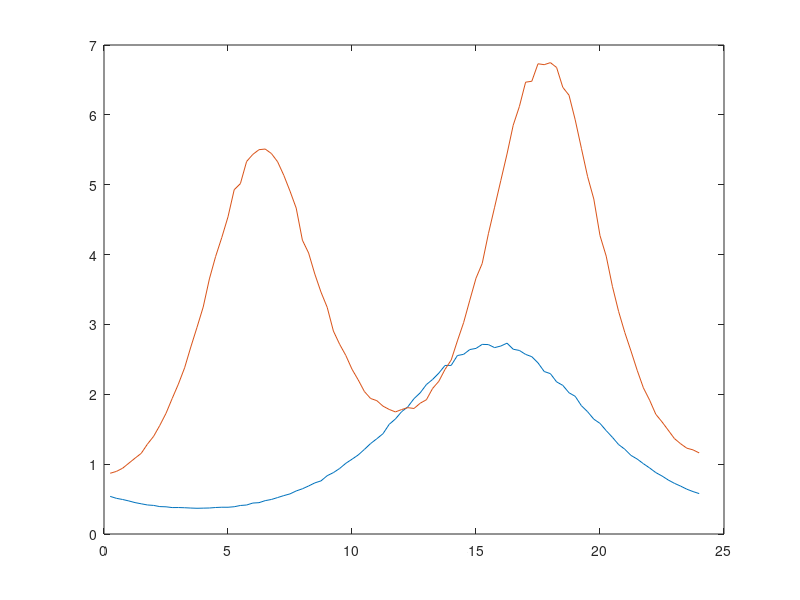

MATLAB code for this plot: (Note: this script raises an error after producing the figure.)
%% storage data
randn('seed', 1);
T = 96; % 15 minute intervals in a 24 hour period
t = (1:T)';
p = exp(-cos((t-15)*2*pi/T)+0.01*randn(T,1));
L = 2*exp(-0.6*cos((t+40)*pi/T) -0.7*cos(t*4*pi/T)+0.01*randn(T,1));

plot(t/4, p);
hold on
plot(t/4, L);

%% storage operation
op = storage_operation(p,L,35,3,3,T);
op.cost_opt
op.u_opt
op.b_opt

%% plot results - 1b
plot(t/4, op.u_opt);
hold on
plot(t/4, op.b_opt);

%% storage operation w/ varying B
B = (1:150);
cost3 = zeros(1,150);
cost1 = zeros(1,150);
for b = 1:150
    op3 = storage_operation(p,L,b,3,3,T);
    cost3(b) = op3.cost_opt;

    op1 = storage_operation(p,L,b,1,1,T);
    cost1(b) = op1.cost_opt;
end

%% plot results - 1c
plot(B,cost3)
hold on
plot(B,cost1)

%% Cost Histogram
clear all;
clc;

Y = [1/0.1i+1/0.3i -1/0.1i -1/0.3i;
    -1/0.1i 1/0.1i+1/0.2i -1/0.2i;
    -1/0.3i -1/0.2i 1/0.3i+1/0.2i];
PGl = [0; 0; 0];
PGu = [1; 1; 0];
PF = [1 1 1];
thetal = -ones(3,1);
thetau = ones(3,1);
cost = zeros(1,100);
slack=1;
L2 = 0.100;
L3 = 0.150;
A1 = 10;
A2 = 5;
zscore = 3;

for i = 1:100
    CQ = [1; 1; 0];
    T = 3;
    t = 24; % 24 hours in one day
    sigma1_DA = (A1 * (1 - exp(-t/T)))/1000;
    sigma2_DA = (A2 * (1 - exp(-t/T)))/1000;
    C = 2;
    PD = [0;
          normrnd(L2,sigma1_DA) + zscore*sigma1_DA;
          normrnd(L3,sigma2_DA) + zscore*sigma2_DA];

    dam=DayAhead(Y,PGl,PGu,PD,PF,thetal,thetau,CQ,C,slack); % Day Ahead Dispatch

    s = sum(dam.P_opt,'all');
    t = 1; % 1 hour in 1 hour
    sigma1_HA = (A1 * (1 - exp(-t/T)))/1000;
    sigma2_HA = (A2 * (1 - exp(-t/T)))/1000;
    check = normrnd(L2,sigma1_HA) + zscore * sigma1_HA + normrnd(L3,sigma2_HA) + zscore * sigma2_HA;

    if s < check % check if hour ahead dispatch is needed
        CQ = [3; 3; 0];
        C = 6;
        PD = [-dam.P_opt(1);
               normrnd(L2,sigma1_HA) + zscore * sigma1_HA - dam.P_opt(2);
               normrnd(L3,sigma2_HA) + zscore * sigma2_HA];

        ham=DayAhead(Y,PGl,PGu,PD,PF,thetal,thetau,CQ,C,slack); % Hour Ahead Dispatch
    else
        ham.Cost = 0;
        ham.P_opt = [0;0;0];
    end

    loss = 1000 * (L2 + L3 - (sum(dam.P_opt,'all') + sum(ham.P_opt,'all')));

    if loss < 0
        cost(i) = ((1000*dam.P_opt(1))^2 + (1000*dam.P_opt(2))^2 + 2) + 3 * ((1000*ham.P_opt(1))^2 + (1000*ham.P_opt(2))^2 + 2);
    else
        cost(i) = ((1000*dam.P_opt(1))^2 + (1000*dam.P_opt(2))^2 + 2) + 3 * ((1000*ham.P_opt(1))^2 + (1000*ham.P_opt(2))^2 + 2) + loss;
    end
end

histogram(cost)

%% Cost Boxplots - costs

A1_1 = A1/2;
A2_1 = A2/2;

for i = 1:100
    CQ = [1; 1; 0];
    T = 3;
    t = 24; % 24 hours in one day
    sigma1_DA = (A1_1 * (1 - exp(-t/T)))/1000;
    sigma2_DA = (A2_1 * (1 - exp(-t/T)))/1000;
    C = 2;
    PD = [0;
          normrnd(L2,sigma1_DA) + zscore*sigma1_DA;
          normrnd(L3,sigma2_DA) + zscore*sigma2_DA];

    dam=DayAhead(Y,PGl,PGu,PD,PF,thetal,thetau,CQ,C,slack); % Day Ahead Dispatch

    s = sum(dam.P_opt,'all');
    t = 1; % 1 hour in 1 hour
    sigma1_HA = (A1_1 * (1 - exp(-t/T)))/1000;
    sigma2_HA = (A2_1 * (1 - exp(-t/T)))/1000;
    check = normrnd(L2,sigma1_HA) + zscore * sigma1_HA + normrnd(L3,sigma2_HA) + zscore * sigma2_HA;

    if s < check % check if hour ahead dispatch is needed
        CQ = [3; 3; 0];
        C = 6;
        PD = [-dam.P_opt(1);
               normrnd(L2,sigma1_HA) + zscore * sigma1_HA - dam.P_opt(2);
               normrnd(L3,sigma2_HA) + zscore * sigma2_HA];

        ham=DayAhead(Y,PGl,PGu,PD,PF,thetal,thetau,CQ,C,slack); % Hour Ahead Dispatch
    else
        ham.Cost = 0;
        ham.P_opt = [0;0;0];
    end

    loss = 1000 * (L2 + L3 - (sum(dam.P_opt,'all') + sum(ham.P_opt,'all')));

    if loss < 0
        cost2(i) = ((1000*dam.P_opt(1))^2 + (1000*dam.P_opt(2))^2 + 2) + 3 * ((1000*ham.P_opt(1))^2 + (1000*ham.P_opt(2))^2 + 2);
    else
        cost2(i) = ((1000*dam.P_opt(1))^2 + (1000*dam.P_opt(2))^2 + 2) + 3 * ((1000*ham.P_opt(1))^2 + (1000*ham.P_opt(2))^2 + 2) + loss;
    end
end

A1_1 = 2 * A1;
A2_1 = 2 * A1;

for i = 1:100
    CQ = [1; 1; 0];
    T = 3;
    t = 24; % 24 hours in one day
    sigma1_DA = (A1_1 * (1 - exp(-t/T)))/1000;
    sigma2_DA = (A2_1 * (1 - exp(-t/T)))/1000;
    C = 2;
    PD = [0;
          normrnd(L2,sigma1_DA) + zscore*sigma1_DA;
          normrnd(L3,sigma2_DA) + zscore*sigma2_DA];

    dam=DayAhead(Y,PGl,PGu,PD,PF,thetal,thetau,CQ,C,slack); % Day Ahead Dispatch

    s = sum(dam.P_opt,'all');
    t = 1; % 1 hour in 1 hour
    sigma1_HA = (A1_1 * (1 - exp(-t/T)))/1000;
    sigma2_HA = (A2_1 * (1 - exp(-t/T)))/1000;
    check = normrnd(L2,sigma1_HA) + zscore * sigma1_HA + normrnd(L3,sigma2_HA) + zscore * sigma2_HA;

    if s < check % check if hour ahead dispatch is needed
        CQ = [3; 3; 0];
        C = 6;
        PD = [-dam.P_opt(1);
               normrnd(L2,sigma1_HA) + zscore * sigma1_HA - dam.P_opt(2);
               normrnd(L3,sigma2_HA) + zscore * sigma2_HA];

        ham=DayAhead(Y,PGl,PGu,PD,PF,thetal,thetau,CQ,C,slack); % Hour Ahead Dispatch
    else
        ham.Cost = 0;
        ham.P_opt = [0;0;0];
    end

    loss = 1000* (L2 + L3 - (sum(dam.P_opt,'all') + sum(ham.P_opt,'all')));

    if loss < 0
        cost3(i) = ((1000*dam.P_opt(1))^2 + (1000*dam.P_opt(2))^2 + 2) + 3 * ((1000*ham.P_opt(1))^2 + (1000*ham.P_opt(2))^2 + 2);
    else
        cost3(i) = ((1000*dam.P_opt(1))^2 + (1000*dam.P_opt(2))^2 + 2) + 3 * ((1000*ham.P_opt(1))^2 + (1000*ham.P_opt(2))^2 + 2) + loss;
    end
end

%% Cost Boxplot - plots

boxplot([cost(:), cost2(:), cost3(:)]);

%% Conservative Alphas
zscore = 2.33; % alpha = 0.01
% zscore = 1.96; % alpha = 0.05

for i = 1:100
    CQ = [1; 1; 0];
    T = 3;
    t = 24; % 24 hours in one day
    sigma1_DA = (A1 * (1 - exp(-t/T)))/1000;
    sigma2_DA = (A2 * (1 - exp(-t/T)))/1000;
    C = 2;
    PD = [0;
          normrnd(L2,sigma1_DA) + zscore*sigma1_DA;
          normrnd(L3,sigma2_DA) + zscore*sigma2_DA];

    dam=DayAhead(Y,PGl,PGu,PD,PF,thetal,thetau,CQ,C,slack); % Day Ahead Dispatch

    s = sum(dam.P_opt,'all');
    t = 1; % 1 hour in 1 hour
    sigma1_HA = (A1 * (1 - exp(-t/T)))/1000;
    sigma2_HA = (A2 * (1 - exp(-t/T)))/1000;
    check = normrnd(L2,sigma1_HA) + zscore * sigma1_HA + normrnd(L3,sigma2_HA) + zscore * sigma2_HA;

    if s < check % check if hour ahead dispatch is needed
        CQ = [3; 3; 0];
        C = 6;
        PD = [-dam.P_opt(1);
               normrnd(L2,sigma1_HA) + zscore * sigma1_HA - dam.P_opt(2);
               normrnd(L3,sigma2_HA) + zscore * sigma2_HA];

        ham=DayAhead(Y,PGl,PGu,PD,PF,thetal,thetau,CQ,C,slack); % Hour Ahead Dispatch
    else
        ham.Cost = 0;
        ham.P_opt = [0;0;0];
    end

    loss = 1000 *(L2 + L3 - (sum(dam.P_opt,'all') + sum(ham.P_opt,'all')));

    if loss < 0
        costA(i) = ((1000*dam.P_opt(1))^2 + (1000*dam.P_opt(2))^2 + 2) + 3 * ((1000*ham.P_opt(1))^2 + (1000*ham.P_opt(2))^2 + 2);
    else
        costA(i) = ((1000*dam.P_opt(1))^2 + (1000*dam.P_opt(2))^2 + 2) + 3 * ((1000*ham.P_opt(1))^2 + (1000*ham.P_opt(2))^2 + 2) + loss;
    end
end

%%
histogram(costA)
